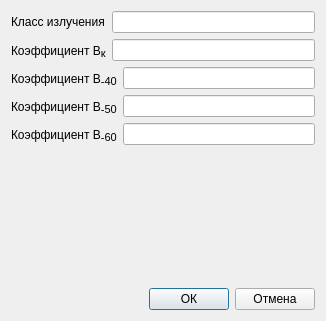
<?xml version="1.0" encoding="UTF-8"?>
<ui version="4.0">
 <class>add_norms_19</class>
 <widget class="QDialog" name="add_norms_19">
  <property name="geometry">
   <rect>
    <x>0</x>
    <y>0</y>
    <width>326</width>
    <height>321</height>
   </rect>
  </property>
  <property name="windowTitle">
   <string>Параметры справочника норм 19</string>
  </property>
  <property name="windowIcon">
   <iconset resource="resources.qrc">
    <normaloff>:/res/img/book1.png</normaloff>:/res/img/book1.png</iconset>
  </property>
  <layout class="QVBoxLayout" name="verticalLayout">
   <item>
    <layout class="QHBoxLayout" name="horizontalLayout_2">
     <item>
      <widget class="QLabel" name="label">
       <property name="minimumSize">
        <size>
         <width>95</width>
         <height>0</height>
        </size>
       </property>
       <property name="text">
        <string>Класс излучения</string>
       </property>
      </widget>
     </item>
     <item>
      <widget class="QLineEdit" name="lineEdit"/>
     </item>
    </layout>
   </item>
   <item>
    <layout class="QHBoxLayout" name="horizontalLayout_3">
     <item>
      <widget class="QLabel" name="label_2">
       <property name="minimumSize">
        <size>
         <width>95</width>
         <height>0</height>
        </size>
       </property>
       <property name="text">
        <string>&lt;html&gt;&lt;head/&gt;&lt;body&gt;&lt;p&gt;Коэффициент В&lt;span style=&quot; font-size:12pt; vertical-align:sub;&quot;&gt;к&lt;/span&gt;&lt;/p&gt;&lt;/body&gt;&lt;/html&gt;</string>
       </property>
      </widget>
     </item>
     <item>
      <widget class="QLineEdit" name="lineEdit_2"/>
     </item>
    </layout>
   </item>
   <item>
    <layout class="QHBoxLayout" name="horizontalLayout_4">
     <item>
      <widget class="QLabel" name="label_3">
       <property name="text">
        <string>&lt;html&gt;&lt;head/&gt;&lt;body&gt;&lt;p&gt;Коэффициент В&lt;span style=&quot; font-size:12pt; vertical-align:sub;&quot;&gt;-&lt;/span&gt;&lt;span style=&quot; font-size:12pt; vertical-align:sub;&quot;&gt;40&lt;/span&gt;&lt;/p&gt;&lt;/body&gt;&lt;/html&gt;</string>
       </property>
      </widget>
     </item>
     <item>
      <widget class="QLineEdit" name="lineEdit_3"/>
     </item>
    </layout>
   </item>
   <item>
    <layout class="QHBoxLayout" name="horizontalLayout_5">
     <item>
      <widget class="QLabel" name="label_4">
       <property name="text">
        <string>&lt;html&gt;&lt;head/&gt;&lt;body&gt;&lt;p&gt;Коэффициент В&lt;span style=&quot; font-size:12pt; vertical-align:sub;&quot;&gt;-&lt;/span&gt;&lt;span style=&quot; font-size:12pt; vertical-align:sub;&quot;&gt;50&lt;/span&gt;&lt;/p&gt;&lt;/body&gt;&lt;/html&gt;</string>
       </property>
      </widget>
     </item>
     <item>
      <widget class="QLineEdit" name="lineEdit_4"/>
     </item>
    </layout>
   </item>
   <item>
    <layout class="QHBoxLayout" name="horizontalLayout_6">
     <item>
      <widget class="QLabel" name="label_5">
       <property name="text">
        <string>&lt;html&gt;&lt;head/&gt;&lt;body&gt;&lt;p&gt;Коэффициент В&lt;span style=&quot; font-size:12pt; vertical-align:sub;&quot;&gt;-60&lt;/span&gt;&lt;/p&gt;&lt;/body&gt;&lt;/html&gt;</string>
       </property>
      </widget>
     </item>
     <item>
      <widget class="QLineEdit" name="lineEdit_5"/>
     </item>
    </layout>
   </item>
   <item>
    <spacer name="verticalSpacer">
     <property name="orientation">
      <enum>Qt::Vertical</enum>
     </property>
     <property name="sizeHint" stdset="0">
      <size>
       <width>20</width>
       <height>40</height>
      </size>
     </property>
    </spacer>
   </item>
   <item>
    <layout class="QHBoxLayout" name="horizontalLayout">
     <item>
      <spacer name="horizontalSpacer">
       <property name="orientation">
        <enum>Qt::Horizontal</enum>
       </property>
       <property name="sizeHint" stdset="0">
        <size>
         <width>40</width>
         <height>20</height>
        </size>
       </property>
      </spacer>
     </item>
     <item>
      <widget class="QPushButton" name="pushButton">
       <property name="text">
        <string>ОК</string>
       </property>
      </widget>
     </item>
     <item>
      <widget class="QPushButton" name="pushButton_2">
       <property name="text">
        <string>Отмена</string>
       </property>
      </widget>
     </item>
    </layout>
   </item>
  </layout>
 </widget>
 <resources>
  <include location="resources.qrc"/>
 </resources>
 <connections/>
</ui>
